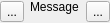
<?xml version="1.0" encoding="UTF-8"?>
<ui version="4.0">
 <class>GMessage</class>
 <widget class="QWidget" name="GMessage">
  <property name="geometry">
   <rect>
    <x>0</x>
    <y>0</y>
    <width>110</width>
    <height>23</height>
   </rect>
  </property>
  <property name="windowTitle">
   <string>GMessage</string>
  </property>
  <layout class="QGridLayout" name="gridLayout">
   <property name="leftMargin">
    <number>0</number>
   </property>
   <property name="topMargin">
    <number>0</number>
   </property>
   <property name="rightMargin">
    <number>0</number>
   </property>
   <property name="bottomMargin">
    <number>0</number>
   </property>
   <item row="0" column="0">
    <layout class="QHBoxLayout" name="m_messageLayout" stretch="0,0,0">
     <item>
      <layout class="QVBoxLayout" name="m_iconLayout">
       <item>
        <widget class="QToolButton" name="m_icon">
         <property name="text">
          <string>...</string>
         </property>
        </widget>
       </item>
      </layout>
     </item>
     <item>
      <widget class="QLabel" name="m_message">
       <property name="sizePolicy">
        <sizepolicy hsizetype="Preferred" vsizetype="MinimumExpanding">
         <horstretch>0</horstretch>
         <verstretch>0</verstretch>
        </sizepolicy>
       </property>
       <property name="text">
        <string>Message</string>
       </property>
       <property name="alignment">
        <set>Qt::AlignLeading|Qt::AlignLeft|Qt::AlignTop</set>
       </property>
       <property name="wordWrap">
        <bool>true</bool>
       </property>
      </widget>
     </item>
     <item>
      <layout class="QVBoxLayout" name="m_closeLayout">
       <item>
        <widget class="QToolButton" name="m_close">
         <property name="cursor">
          <cursorShape>PointingHandCursor</cursorShape>
         </property>
         <property name="text">
          <string>...</string>
         </property>
        </widget>
       </item>
      </layout>
     </item>
    </layout>
   </item>
  </layout>
 </widget>
 <resources/>
 <connections/>
</ui>
